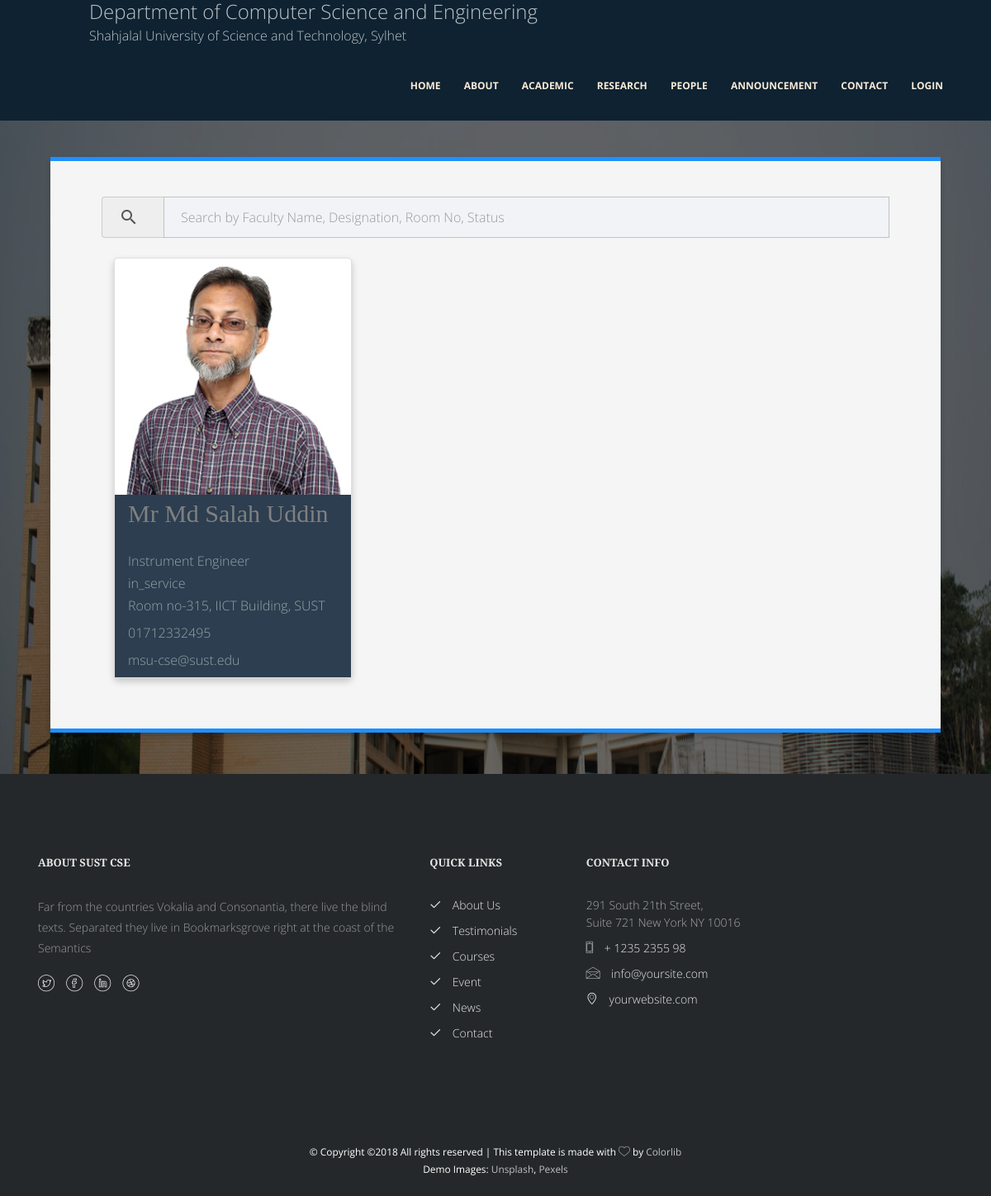
The app's page /people/staff/ with its own data.
### people/models.py (models this page shows, shortened)
class Staff(models.Model):
    name = models.CharField(max_length=200)
    designation = models.CharField(max_length=200)
    image = models.ImageField(blank=True, null=True, upload_to='people/images/')
    office = models.CharField(max_length=200)
    contact = models.CharField(max_length=200, blank=True, null=True)
    email = models.EmailField(blank=True, null=True)
    STATUS = (
        ('in_service', 'In service'),
        ('ex', 'Ex Staff'),
    )
    status = models.CharField(max_length=20, choices=STATUS)

### people/views.py (the view)
# urls.py: path('staff/', views.staff, name='staff'),
def staff(request):
    staffs = Staff.objects.all()
    context = {'staffs': staffs}
    return render(request, 'people/staff.html', context)

### templates/people/staff.html (shortened to what this page needs)
{% extends 'base.html' %}
{% block content %}
<div class="research-group-background">
    <div class="program-content-overlay">
        <div class="program-content">
            <div class="faculty-list">
                <div class="row">
                    <div class="container">
                        <div class="col-md-12">
                            <div class="classes class-single curriculum-detail-container-card">
                                <div class="desc desc2 row">
                                    <div class="col-md-12 program-detail-container">
                                        <form>
                                            <div class="input-group">
                                                <span class="input-group-addon"><i
                                                        class="material-icons">search</i></span>
                                                <input style="border:1px solid #bdc3c7" id="searchFaculty" type="text"
                                                       class="form-control"
                                                       name="searchFaculty"
                                                       placeholder="Search by Faculty Name, Designation, Room No, Status"
                                                       data-toggle="hideseek" data-list=".list">
                                            </div>
                                            <br>
                                        </form>
                                        {% for staff in staffs %}
                                        <div class="col-md-4 col-sm-6 list" >
                                            <div class="card">
                                                <center>
                                                    <img src="/media/{{ staff.image }}" alt="Avatar" height="50px" class="img img-responsive">
                                                </center>
                                                <div class="card-bottom">
                                                    <span class="people-designation">
                                                        <h3 style="color:gray">{{staff.name}}</h3>
                                                    </span>
                                                    <span class="people-designation">
                                                        {{staff.designation}}
                                                    </span>
                                                    <span class="people-designation">
                                                        {{staff.status}}
                                                    </span>
                                                    <span class="people-designation" style="margin-bottom: 2%;">
                                                        {{staff.office}}
                                                    </span>
                                                    {% if staff.contact %}
                                                    <span class="people-designation" style="margin-bottom: 2%;">
                                                        {{staff.contact}}
                                                    </span>
                                                    {% endif %}
                                                    {% if staff.email %}
                                                    <span class="people-designation" style="margin-bottom: 2%;">
                                                        {{staff.email}}
                                                    </span>
                                                    {% endif %}
                                                </div>
                                            </div>
                                        </div>
                                        {% endfor %}
                                    </div>
                                </div>
                            </div>
                        </div>
                    </div>
                </div>
            </div>
            <br><br>
        </div>
    </div>
</div>
{% endblock %}

### static/css/sidenav.css (style rules this page uses)
.card { box-shadow: 0 4px 8px 0 rgba(0,0,0,0.2); transition: 0.3s; border-radius: 5px; }
img { border-radius: 5px 5px 0 0; }

### static/css/publication_style.css (style rules this page uses)
.card { box-shadow: 0 4px 8px 0 rgba(0,0,0,0.2); transition: 0.3s; border-radius: 5px; }
img { border-radius: 5px 5px 0 0; }
.research-group-background { background-image: url(../images/bg3.jpg); background-size: 100% 100%; background-attachment: fixed; }

### static/css/people_style.css (style rules this page uses)
* { margin: 0px; padding: 0px; }
.card { background: white; box-shadow: 0 4px 8px 0 rgba(0, 0, 0, 0.2); transition: 0.3s; margin-bottom: 1em; }
.container { padding: 2px 16px; }
.card .card-bottom { background-color: #2c3e50; }
.people-designation { color: #95a5a6; display: block; margin-left: 1em; padding-bottom: 0.2em; }
.faculty-list { margin-top:5%; }
.program-content-overlay { background: rgba(0, 0, 0, 0.6); }
.program-content { padding-top: 7em; }
.program-detail-container { margin-top: 1%; padding: 0% 5% 2% 5%; }
.material-icons { padding-right: 10px; margin-top: 1%; }

### static/css/curriculum_style.css (style rules this page uses)
.curriculum-detail-container-card { box-shadow: 0 4px 8px 0 rgba(0, 0, 0, 0.2); transition: 0.3s; background: whitesmoke; border-bottom: 5px solid dodgerblue; border-top: 5px solid dodgerblue; margin-top: 1em; }

### static/css/faculty_detail_style.css (style rules this page uses)
body { margin:0; font-family: 'Roboto Condensed', sans-serif; background: #fff; }
h1,h2,h3,h4,h5,h6 { margin:0; font-family: 'Overlock', cursive; }

### static/css/admission_form_style.css (style rules this page uses)
* { margin: 0px; padding: 0px; }
.card { background: white; box-shadow: 0 4px 8px 0 rgba(0, 0, 0, 0.2); transition: 0.3s; margin-bottom: 1em; }
.container { padding: 2px 16px; }
.card .card-bottom { background-color: #2c3e50; }
.people-designation { color: #95a5a6; display: block; margin-left: 1em; padding-bottom: 0.2em; }
.faculty-list { margin-top:5%; }
.program-detail-container { margin-top: 1%; padding: 0% 5% 2% 5%; }
.material-icons { padding-right: 10px; margin-top: 1%; }

### records on screen
Staff: image (picture), name "Mr Md Salah Uddin", designation "Instrument Engineer", status "in_service", office "Room no-315, IICT Building, SUST", contact "01712332495", email "msu-cse@sust.edu"
